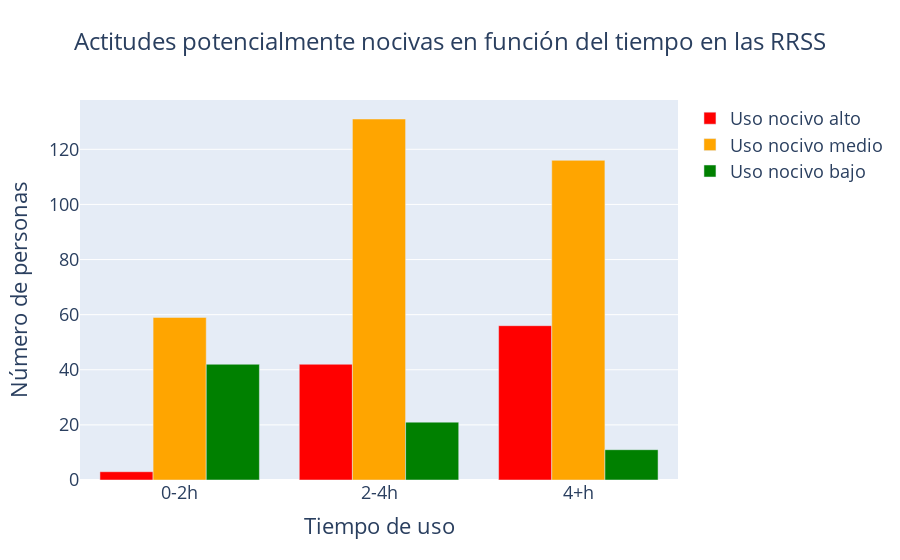

Notebook source saved alongside this figure:
### Code cell
colores = {'Uso nocivo bajo': 'green', 'Uso nocivo medio': 'orange', 'Uso nocivo alto': 'red'}

df = pd.concat([mascara_actitud_ansiosa_baja_1.assign(actitud='Uso nocivo bajo'),
                mascara_actitud_ansiosa_media_1.assign(actitud='Uso nocivo medio'),
                mascara_actitud_ansiosa_alta_1.assign(actitud='Uso nocivo alto')])

df_count = df.groupby(['Tiempo_uso_num', 'actitud']).size().unstack().reset_index()

df_count = df_count[['Tiempo_uso_num', 'Uso nocivo alto', 'Uso nocivo medio', 'Uso nocivo bajo']]

fig = go.Figure()

for col in df_count.columns[1:]:
    fig.add_trace(go.Bar(x=df_count['Tiempo_uso_num'], y=df_count[col], name=col, marker_color=colores[col]))

fig.update_layout(title = 'Actitudes potencialmente nocivas en función del tiempo en las RRSS',
                  title_x = 0.5,
                  title_font = dict(size=24),
                  xaxis_title = 'Tiempo de uso',
                  yaxis_title = 'Número de personas',
                  font = dict(size=18))

fig.show()

### Figure 1 — Plotly figure (JSON) as saved in the notebook; plotly's stock layout.template omitted (floating-point values rounded to 4 significant figures)
{"data": [{"marker": {"color": "red"}, "name": "Uso nocivo alto", "type": "bar", "x": ["0-2h", "2-4h", "4+h"], "y": [3, 42, 56]}, {"marker": {"color": "orange"}, "name": "Uso nocivo medio", "type": "bar", "x": ["0-2h", "2-4h", "4+h"], "y": [59, 131, 116]}, {"marker": {"color": "green"}, "name": "Uso nocivo bajo", "type": "bar", "x": ["0-2h", "2-4h", "4+h"], "y": [42, 21, 11]}], "layout": {"font": {"size": 18}, "title": {"font": {"size": 24}, "text": "Actitudes potencialmente nocivas en función del tiempo en las RRSS", "x": 0.5}, "xaxis": {"title": {"text": "Tiempo de uso"}}, "yaxis": {"title": {"text": "Número de personas"}}}}
